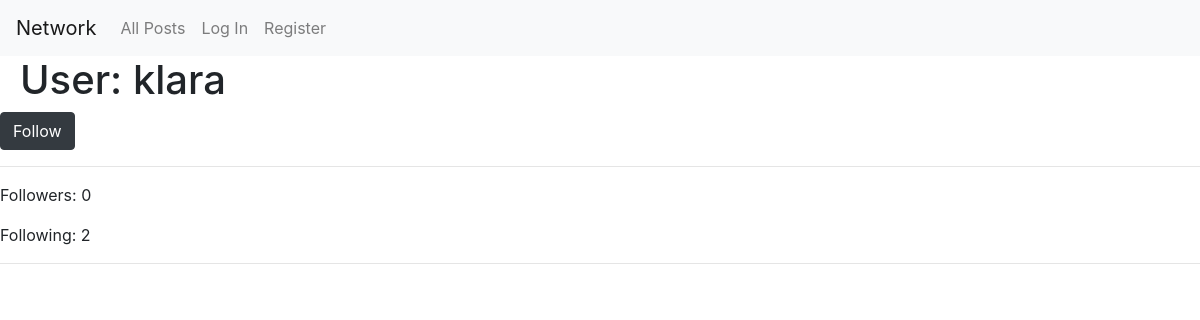
The app's page /users/3, older data.
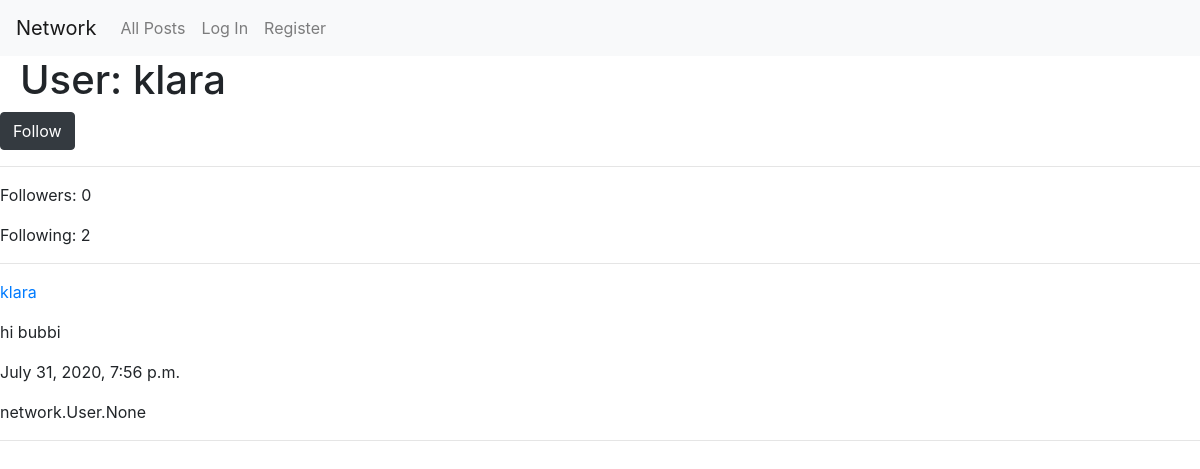
The same page, newer data.
### network/models.py (models this page shows)
class Post(models.Model):
    user = models.ForeignKey("User", on_delete=models.CASCADE, related_name="poster")
    body = models.TextField(blank=False)
    timestamp = models.DateTimeField(auto_now_add=True)
    likes = models.ManyToManyField("User", blank=True)

class User(AbstractUser):
    pass

### network/views.py (the view)
# urls.py: path("users/<int:id>", views.user, name="user"),
def user(request, id):
    user_profile = User.objects.get(id=id)
    followers = Follow.objects.filter(user = user_profile).count
    following = Follow.objects.filter(follower = user_profile).count
    user_posts = Post.objects.filter(user = user_profile).order_by('-timestamp')
    if request.user.is_authenticated and request.user != user_profile:
        is_following = False
        if Follow.objects.filter(user = user_profile, follower = request.user).count() > 0:
            is_following = True
        return render(request, "network/user.html", {
            "user_profile": user_profile,
            "followers": followers,
            "following": following,
            "posts": user_posts,
            "can_follow": True,
            "is_following": is_following
        })
    else:
        return render(request, "network/user.html", {
            "user_profile": user_profile,
            "followers": followers,
            "following": following,
            "posts": user_posts,
            "can_follow": False
        })

### network/templates/network/user.html (shortened to what this page needs)
{% extends "network/layout.html" %}
{% load static %}
{% block body %}
    <h1 class="h1-headings">User: {{ user_profile.username }}</h1>
    {% if user_profile != request.user %}
        <div id="follow-button-div">
            <button type="button" class="btn btn-dark" id="follow-button" data-user="{{ user_profile.username }}">
                {% if is_following %}
                    Unfollow
                {% else %}
                    Follow
                {% endif %}
            </button>
        </div>
    {% endif %}
    <hr>
    <div id="follower-view">
        <p id="follower-p">Followers: {{ followers }}</p>
        <p>Following: {{ following }}</p>
    </div>
    <hr>
    <div class="posts-view">
        {% for post in posts %}
            <div class="post">
                <a href="{% url 'user' post.user.id %}"><p>{{ post.user }}</p></a>
                <p>{{ post.body }}</p>
                <p>{{ post.timestamp }}</p>
                <p>{{ post.likes }}</p>
            </div>
            <hr>
        {% endfor %}
    </div>
{% endblock %}

Row changes from the older to the newer data that the page shows:
added Post: user "klara", body "hi bubbi", timestamp "July 31, 2020, 7:56 p.m.", likes "network.User.None"
